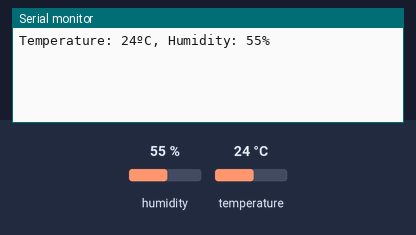
The sketch below on a simulated ESP32. Parts: the last lines printed to the serial monitor. The test bench sets the inputs (shaded band); at power-on: humidity 55 %, temperature 24 °C.

Above: at 1.3 s.
1.4 s: humidity set to 22 %
At 2.7 s:
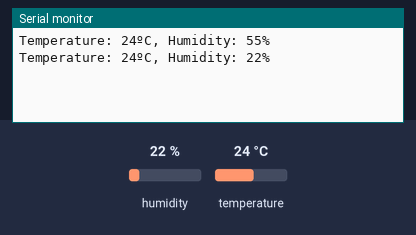
2.9 s: temperature set to 12 °C
At 4.0 s:
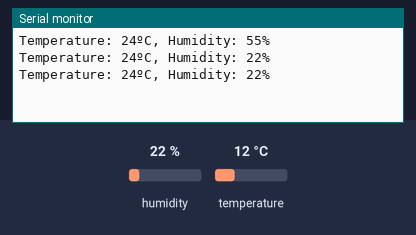
4.4 s: humidity set to 40 %
At 4.8 s:
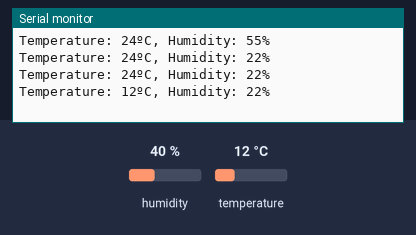
Timing chart, 0 to 7.4 s (numbered marks = the images above; inputs shaded):
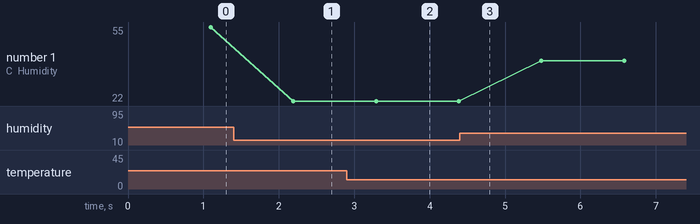

The sketch:

DHT11_serial.ino
```cpp
#include "Arduino.h"
#include <DHT11.h>

// Create an instance of the DHT11 class.
// - For NINA-W10 (ESP32): Connect the sensor to pin GPIO26 or 26.
#define DIGITAL_PORT 26
DHT11 dht11(DIGITAL_PORT);

// Declare Global variables
int8_t temp = NAN;
int8_t humi = NAN;

void setup() {
  Serial.begin(115200);
}

void loop() {
  // Attempt to read the temperature and humidity values from the DHT11 sensor.
  temp = dht11.readTemperature();
  delay(50); // Recommended for ESP32 MCUs
  humi = dht11.readHumidity();

  // Check the results of the readings.
    // If there are no errors, print the temperature and humidity values in CSV format.
  if (temp != DHT11::ERROR_CHECKSUM && temp != DHT11::ERROR_TIMEOUT ||
      humi != DHT11::ERROR_CHECKSUM && humi != DHT11::ERROR_TIMEOUT)
  {
    Serial.print("Temperature: ");
    Serial.print(temp);
    Serial.print("ºC");
    Serial.print(", Humidity: ");
    Serial.print(humi);
    Serial.println("%");
  }
  else
    Serial.println("Failed to read temperature and humidity");
}
```

Measured:
- after the input at 1.4 s, the serial monitor: prints a new line after 0.79 s (image 1)
- plotted number 1: 55 → 22 after the input at 1.4 s, 22 → 40 after the input at 4.4 s
